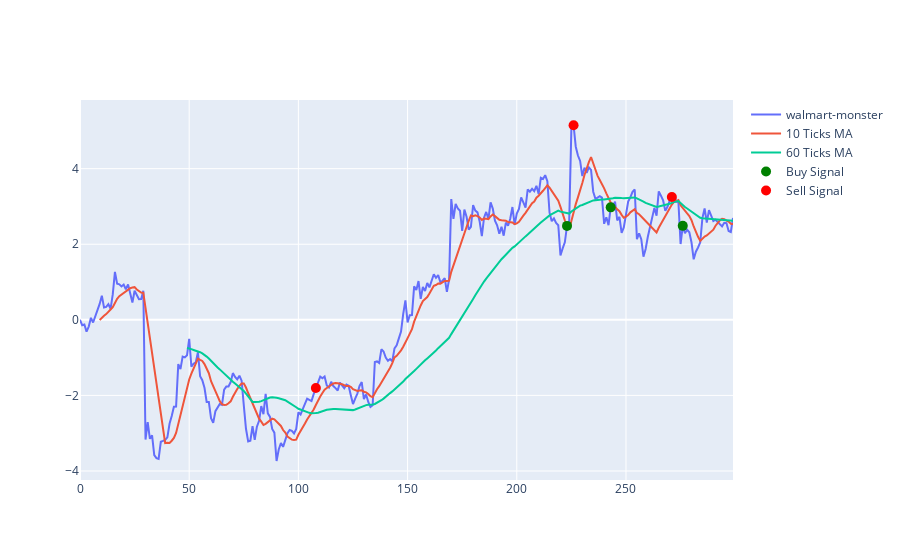

The cell this chart's notebook holds for it:
### Code cell
walmart_monster_dif['10T_MA'] = walmart_monster_dif['Close'].rolling(window=10).mean()
walmart_monster_dif['60T_MA'] = walmart_monster_dif['Close'].rolling(window=60).mean()

walmart_monster_dif['signal'] = np.where(walmart_monster_dif['10T_MA'] > walmart_monster_dif['60T_MA'], 1, 0)
walmart_monster_dif['signal'] = walmart_monster_dif['signal'].diff()

print(walmart_monster_dif['signal'].value_counts())

# Plot the signals

fig = go.Figure()
fig.add_trace(go.Scatter(x=walmart_monster_dif.index, y=walmart_monster_dif['Close'], name='walmart-monster'))
fig.add_trace(go.Scatter(x=walmart_monster_dif.index, y=walmart_monster_dif.rolling(window=10).mean()['Close'], name='10 Ticks MA'))
fig.add_trace(go.Scatter(x=walmart_monster_dif.index, y=walmart_monster_dif.rolling(window=50).mean()['Close'], name='60 Ticks MA'))

buy_signals = walmart_monster_dif[walmart_monster_dif['signal'] == -1]
sell_signals = walmart_monster_dif[walmart_monster_dif['signal'] == 1]

fig.add_trace(go.Scatter(x=buy_signals.index, y=buy_signals['Close'], mode='markers', marker=dict(color='green', size=10), name='Buy Signal'))
fig.add_trace(go.Scatter(x=sell_signals.index, y=sell_signals['Close'], mode='markers', marker=dict(color='red', size=10), name='Sell Signal'))

fig.show()

walmart_data['signal'] = walmart_monster_dif['signal']
monster_data['signal'] = - walmart_monster_dif['signal'] # opposite signal

# Calculate the profit and loss

walmart_data['buy_price'] = np.where(walmart_data['signal'] == 1, walmart_data['Close'], np.nan)
walmart_data['sell_price'] = np.where(walmart_data['signal'] == -1, walmart_data['Close'], np.nan)

monster_data['signal']

monster_data['buy_price'] = np.where(monster_data['signal'] == 1, monster_data['Close_NORM'], np.nan)
monster_data['sell_price'] = np.where(monster_data['signal'] == -1, monster_data['Close_NORM'], np.nan)

walmart_profit = walmart_data['sell_price'].sum() - walmart_data['buy_price'].sum()
monster_profit = monster_data['sell_price'].sum() - monster_data['buy_price'].sum()

print('WMT Profit => ', walmart_profit)
print('MNST Profit => ', monster_profit)

pair_tsm_dis_profit = walmart_profit + monster_profit

print('Pair profit => ', pair_tsm_dis_profit)

### Figure 1 — Plotly figure (JSON) as saved in the notebook; plotly's stock layout.template omitted (floating-point values rounded to 4 significant figures; data arrays with more than 128 entries replaced by an {"elided": "..."} marker saying what was removed)
{"data": [{"name": "walmart-monster", "type": "scatter", "x": {"elided": "300 int values"}, "y": {"elided": "300 float values"}}, {"name": "10 Ticks MA", "type": "scatter", "x": {"elided": "300 int values"}, "y": {"elided": "300 float values"}}, {"name": "60 Ticks MA", "type": "scatter", "x": {"elided": "300 int values"}, "y": {"elided": "300 float values"}}, {"marker": {"color": "green", "size": 10}, "mode": "markers", "name": "Buy Signal", "type": "scatter", "x": [223, 243, 276], "y": [2.485, 2.977, 2.487]}, {"marker": {"color": "red", "size": 10}, "mode": "markers", "name": "Sell Signal", "type": "scatter", "x": [108, 226, 271], "y": [-1.805, 5.149, 3.253]}], "layout": {}}
